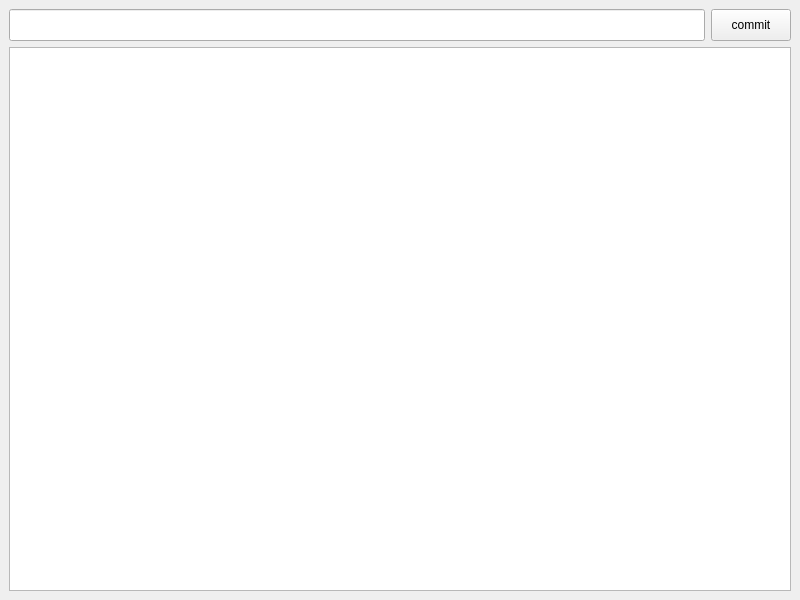
<?xml version="1.0" encoding="UTF-8"?>
<ui version="4.0">
 <class>MainWindow</class>
 <widget class="QMainWindow" name="MainWindow">
  <property name="geometry">
   <rect>
    <x>0</x>
    <y>0</y>
    <width>800</width>
    <height>600</height>
   </rect>
  </property>
  <property name="windowTitle">
   <string>MainWindow</string>
  </property>
  <widget class="QWidget" name="centralwidget">
   <layout class="QVBoxLayout" name="verticalLayout">
    <item>
     <layout class="QHBoxLayout" name="horizontalLayout">
      <property name="topMargin">
       <number>0</number>
      </property>
      <item>
       <widget class="QLineEdit" name="search_le">
        <property name="minimumSize">
         <size>
          <width>0</width>
          <height>32</height>
         </size>
        </property>
        <property name="font">
         <font>
          <family>Inter</family>
          <pointsize>12</pointsize>
          <fontweight>Medium</fontweight>
         </font>
        </property>
       </widget>
      </item>
      <item>
       <widget class="QPushButton" name="commit_btn">
        <property name="sizePolicy">
         <sizepolicy hsizetype="Minimum" vsizetype="Minimum">
          <horstretch>0</horstretch>
          <verstretch>0</verstretch>
         </sizepolicy>
        </property>
        <property name="text">
         <string>commit</string>
        </property>
       </widget>
      </item>
     </layout>
    </item>
    <item>
     <widget class="QTableView" name="display_tv"/>
    </item>
   </layout>
  </widget>
 </widget>
 <resources/>
 <connections/>
</ui>
